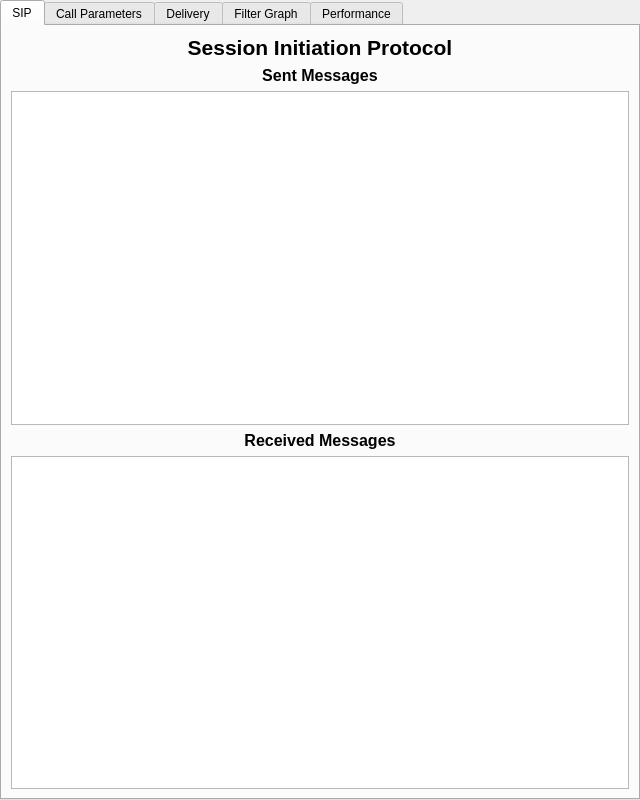
<?xml version="1.0" encoding="UTF-8"?>
<ui version="4.0">
 <class>StatisticsWindow</class>
 <widget class="QDialog" name="StatisticsWindow">
  <property name="geometry">
   <rect>
    <x>0</x>
    <y>0</y>
    <width>640</width>
    <height>800</height>
   </rect>
  </property>
  <property name="windowTitle">
   <string>Statistics</string>
  </property>
  <layout class="QGridLayout" name="gridLayout_5">
   <property name="leftMargin">
    <number>0</number>
   </property>
   <property name="topMargin">
    <number>0</number>
   </property>
   <property name="rightMargin">
    <number>0</number>
   </property>
   <property name="bottomMargin">
    <number>0</number>
   </property>
   <property name="spacing">
    <number>0</number>
   </property>
   <item row="0" column="0">
    <widget class="QTabWidget" name="Statistics_tabs">
     <property name="currentIndex">
      <number>0</number>
     </property>
     <widget class="QWidget" name="sip_tab">
      <attribute name="title">
       <string>SIP</string>
      </attribute>
      <layout class="QVBoxLayout" name="verticalLayout">
       <item>
        <widget class="QLabel" name="label_5">
         <property name="font">
          <font>
           <pointsize>16</pointsize>
           <weight>75</weight>
           <bold>true</bold>
          </font>
         </property>
         <property name="text">
          <string>Session Initiation Protocol</string>
         </property>
         <property name="alignment">
          <set>Qt::AlignCenter</set>
         </property>
        </widget>
       </item>
       <item>
        <widget class="QLabel" name="message_label">
         <property name="font">
          <font>
           <pointsize>12</pointsize>
           <weight>75</weight>
           <bold>true</bold>
          </font>
         </property>
         <property name="text">
          <string>Sent Messages</string>
         </property>
         <property name="alignment">
          <set>Qt::AlignCenter</set>
         </property>
        </widget>
       </item>
       <item>
        <widget class="QTableWidget" name="sent_list"/>
       </item>
       <item>
        <widget class="QLabel" name="label">
         <property name="font">
          <font>
           <pointsize>12</pointsize>
           <weight>75</weight>
           <bold>true</bold>
          </font>
         </property>
         <property name="text">
          <string>Received Messages</string>
         </property>
         <property name="alignment">
          <set>Qt::AlignCenter</set>
         </property>
        </widget>
       </item>
       <item>
        <widget class="QTableWidget" name="received_list"/>
       </item>
      </layout>
     </widget>
     <widget class="QWidget" name="parameters">
      <attribute name="title">
       <string>Call Parameters</string>
      </attribute>
      <layout class="QGridLayout" name="gridLayout_2">
       <item row="4" column="0">
        <widget class="QLabel" name="label_channels">
         <property name="text">
          <string>Audio Channels</string>
         </property>
        </widget>
       </item>
       <item row="3" column="1">
        <widget class="QLabel" name="value_samplerate">
         <property name="text">
          <string>0</string>
         </property>
        </widget>
       </item>
       <item row="3" column="0">
        <widget class="QLabel" name="label_samplerate">
         <property name="text">
          <string>Audio Samplerate</string>
         </property>
        </widget>
       </item>
       <item row="1" column="0">
        <widget class="QLabel" name="label_framerate">
         <property name="sizePolicy">
          <sizepolicy hsizetype="Preferred" vsizetype="Preferred">
           <horstretch>0</horstretch>
           <verstretch>0</verstretch>
          </sizepolicy>
         </property>
         <property name="text">
          <string>Camera Framerate:</string>
         </property>
        </widget>
       </item>
       <item row="7" column="0" colspan="2">
        <widget class="QLabel" name="label_outgoing">
         <property name="font">
          <font>
           <pointsize>12</pointsize>
           <weight>75</weight>
           <bold>true</bold>
          </font>
         </property>
         <property name="text">
          <string>Outgoing Streams</string>
         </property>
         <property name="alignment">
          <set>Qt::AlignCenter</set>
         </property>
        </widget>
       </item>
       <item row="1" column="1">
        <widget class="QLabel" name="value_framerate">
         <property name="sizePolicy">
          <sizepolicy hsizetype="Expanding" vsizetype="Preferred">
           <horstretch>0</horstretch>
           <verstretch>0</verstretch>
          </sizepolicy>
         </property>
         <property name="text">
          <string>0</string>
         </property>
        </widget>
       </item>
       <item row="0" column="0" colspan="2">
        <widget class="QLabel" name="heading_parameters">
         <property name="font">
          <font>
           <pointsize>16</pointsize>
           <weight>75</weight>
           <bold>true</bold>
          </font>
         </property>
         <property name="text">
          <string>Call Parameters</string>
         </property>
         <property name="alignment">
          <set>Qt::AlignCenter</set>
         </property>
        </widget>
       </item>
       <item row="2" column="0">
        <widget class="QLabel" name="label_resolution">
         <property name="text">
          <string>Camera Resolution:</string>
         </property>
        </widget>
       </item>
       <item row="2" column="1">
        <widget class="QLabel" name="value_resolution">
         <property name="text">
          <string>0x0</string>
         </property>
        </widget>
       </item>
       <item row="4" column="1">
        <widget class="QLabel" name="value_channels">
         <property name="text">
          <string>0</string>
         </property>
        </widget>
       </item>
       <item row="5" column="0" colspan="2">
        <widget class="QLabel" name="label_incoming">
         <property name="font">
          <font>
           <pointsize>12</pointsize>
           <weight>75</weight>
           <bold>true</bold>
          </font>
         </property>
         <property name="text">
          <string>Incoming Streams</string>
         </property>
         <property name="alignment">
          <set>Qt::AlignCenter</set>
         </property>
        </widget>
       </item>
       <item row="6" column="0" colspan="2">
        <widget class="QTableWidget" name="table_incoming"/>
       </item>
       <item row="8" column="0" colspan="2">
        <widget class="QTableWidget" name="table_outgoing"/>
       </item>
      </layout>
     </widget>
     <widget class="QWidget" name="Network">
      <attribute name="title">
       <string>Delivery</string>
      </attribute>
      <layout class="QGridLayout" name="gridLayout">
       <item row="0" column="0" colspan="2">
        <widget class="QLabel" name="label_4">
         <property name="font">
          <font>
           <pointsize>16</pointsize>
           <weight>75</weight>
           <bold>true</bold>
          </font>
         </property>
         <property name="text">
          <string>Delivery</string>
         </property>
         <property name="alignment">
          <set>Qt::AlignCenter</set>
         </property>
        </widget>
       </item>
       <item row="2" column="0">
        <widget class="QLabel" name="packets_received">
         <property name="minimumSize">
          <size>
           <width>160</width>
           <height>0</height>
          </size>
         </property>
         <property name="maximumSize">
          <size>
           <width>150</width>
           <height>16777215</height>
          </size>
         </property>
         <property name="text">
          <string>RTP frames received:</string>
         </property>
        </widget>
       </item>
       <item row="1" column="0">
        <widget class="QLabel" name="packets_sent">
         <property name="maximumSize">
          <size>
           <width>150</width>
           <height>16777215</height>
          </size>
         </property>
         <property name="text">
          <string>RTP frames sent:</string>
         </property>
        </widget>
       </item>
       <item row="5" column="0">
        <widget class="QLabel" name="data_received">
         <property name="maximumSize">
          <size>
           <width>150</width>
           <height>16777215</height>
          </size>
         </property>
         <property name="text">
          <string>Data received:</string>
         </property>
        </widget>
       </item>
       <item row="4" column="0">
        <widget class="QLabel" name="data_sent">
         <property name="maximumSize">
          <size>
           <width>150</width>
           <height>16777215</height>
          </size>
         </property>
         <property name="text">
          <string>Data sent:</string>
         </property>
        </widget>
       </item>
       <item row="7" column="0">
        <spacer name="network_spacer">
         <property name="orientation">
          <enum>Qt::Vertical</enum>
         </property>
         <property name="sizeHint" stdset="0">
          <size>
           <width>20</width>
           <height>548</height>
          </size>
         </property>
        </spacer>
       </item>
       <item row="1" column="1">
        <widget class="QLabel" name="packets_sent_value">
         <property name="sizePolicy">
          <sizepolicy hsizetype="Expanding" vsizetype="Preferred">
           <horstretch>0</horstretch>
           <verstretch>0</verstretch>
          </sizepolicy>
         </property>
         <property name="text">
          <string>0</string>
         </property>
        </widget>
       </item>
       <item row="5" column="1">
        <widget class="QLabel" name="data_received_value">
         <property name="text">
          <string>0</string>
         </property>
        </widget>
       </item>
       <item row="4" column="1">
        <widget class="QLabel" name="data_sent_value">
         <property name="text">
          <string>0</string>
         </property>
        </widget>
       </item>
       <item row="2" column="1">
        <widget class="QLabel" name="packets_received_value">
         <property name="text">
          <string>0</string>
         </property>
        </widget>
       </item>
       <item row="6" column="0" colspan="2">
        <widget class="ChartPainter" name="bandwidth_chart">
         <property name="minimumSize">
          <size>
           <width>300</width>
           <height>180</height>
          </size>
         </property>
         <property name="frameShape">
          <enum>QFrame::StyledPanel</enum>
         </property>
         <property name="frameShadow">
          <enum>QFrame::Raised</enum>
         </property>
        </widget>
       </item>
      </layout>
     </widget>
     <widget class="QWidget" name="Filters">
      <attribute name="title">
       <string>Filter Graph</string>
      </attribute>
      <layout class="QGridLayout" name="gridLayout_4">
       <item row="4" column="0" colspan="2">
        <widget class="QTableWidget" name="filterTable"/>
       </item>
       <item row="2" column="0">
        <widget class="QLabel" name="label_buffers">
         <property name="text">
          <string>Packets in buffers:</string>
         </property>
        </widget>
       </item>
       <item row="2" column="1">
        <widget class="QLabel" name="value_buffers">
         <property name="sizePolicy">
          <sizepolicy hsizetype="Minimum" vsizetype="Preferred">
           <horstretch>0</horstretch>
           <verstretch>0</verstretch>
          </sizepolicy>
         </property>
         <property name="text">
          <string>0</string>
         </property>
        </widget>
       </item>
       <item row="3" column="0">
        <spacer name="verticalSpacer_3">
         <property name="orientation">
          <enum>Qt::Vertical</enum>
         </property>
         <property name="sizeType">
          <enum>QSizePolicy::Preferred</enum>
         </property>
         <property name="sizeHint" stdset="0">
          <size>
           <width>5</width>
           <height>5</height>
          </size>
         </property>
        </spacer>
       </item>
       <item row="1" column="0">
        <widget class="QLabel" name="label_dropped">
         <property name="sizePolicy">
          <sizepolicy hsizetype="Preferred" vsizetype="Preferred">
           <horstretch>0</horstretch>
           <verstretch>0</verstretch>
          </sizepolicy>
         </property>
         <property name="text">
          <string>Packets dropped:</string>
         </property>
        </widget>
       </item>
       <item row="1" column="1">
        <widget class="QLabel" name="value_dropped">
         <property name="sizePolicy">
          <sizepolicy hsizetype="Expanding" vsizetype="Preferred">
           <horstretch>0</horstretch>
           <verstretch>0</verstretch>
          </sizepolicy>
         </property>
         <property name="text">
          <string>0</string>
         </property>
        </widget>
       </item>
       <item row="0" column="0" colspan="2">
        <widget class="QLabel" name="label_2">
         <property name="font">
          <font>
           <pointsize>16</pointsize>
           <weight>75</weight>
           <bold>true</bold>
          </font>
         </property>
         <property name="text">
          <string>Filter Graph</string>
         </property>
         <property name="alignment">
          <set>Qt::AlignCenter</set>
         </property>
        </widget>
       </item>
      </layout>
     </widget>
     <widget class="QWidget" name="Performance">
      <attribute name="title">
       <string>Performance</string>
      </attribute>
      <layout class="QGridLayout" name="gridLayout_3">
       <item row="9" column="1">
        <widget class="ChartPainter" name="a_delay_chart">
         <property name="sizePolicy">
          <sizepolicy hsizetype="Preferred" vsizetype="Expanding">
           <horstretch>0</horstretch>
           <verstretch>0</verstretch>
          </sizepolicy>
         </property>
         <property name="minimumSize">
          <size>
           <width>300</width>
           <height>120</height>
          </size>
         </property>
         <property name="frameShape">
          <enum>QFrame::StyledPanel</enum>
         </property>
         <property name="frameShadow">
          <enum>QFrame::Raised</enum>
         </property>
        </widget>
       </item>
       <item row="9" column="0">
        <widget class="ChartPainter" name="v_delay_chart">
         <property name="sizePolicy">
          <sizepolicy hsizetype="Preferred" vsizetype="Expanding">
           <horstretch>0</horstretch>
           <verstretch>0</verstretch>
          </sizepolicy>
         </property>
         <property name="minimumSize">
          <size>
           <width>300</width>
           <height>120</height>
          </size>
         </property>
         <property name="frameShape">
          <enum>QFrame::StyledPanel</enum>
         </property>
         <property name="frameShadow">
          <enum>QFrame::Raised</enum>
         </property>
        </widget>
       </item>
       <item row="5" column="0">
        <widget class="QSlider" name="update_tail">
         <property name="minimum">
          <number>1</number>
         </property>
         <property name="maximum">
          <number>10</number>
         </property>
         <property name="pageStep">
          <number>3</number>
         </property>
         <property name="value">
          <number>5</number>
         </property>
         <property name="orientation">
          <enum>Qt::Horizontal</enum>
         </property>
         <property name="tickPosition">
          <enum>QSlider::TicksBelow</enum>
         </property>
         <property name="tickInterval">
          <number>1</number>
         </property>
        </widget>
       </item>
       <item row="8" column="0">
        <widget class="ChartPainter" name="v_bitrate_chart">
         <property name="sizePolicy">
          <sizepolicy hsizetype="Preferred" vsizetype="Expanding">
           <horstretch>0</horstretch>
           <verstretch>0</verstretch>
          </sizepolicy>
         </property>
         <property name="minimumSize">
          <size>
           <width>300</width>
           <height>120</height>
          </size>
         </property>
         <property name="frameShape">
          <enum>QFrame::StyledPanel</enum>
         </property>
         <property name="frameShadow">
          <enum>QFrame::Raised</enum>
         </property>
        </widget>
       </item>
       <item row="2" column="0" colspan="2">
        <widget class="QLabel" name="label_3">
         <property name="font">
          <font>
           <pointsize>16</pointsize>
           <weight>75</weight>
           <bold>true</bold>
          </font>
         </property>
         <property name="text">
          <string>Performance</string>
         </property>
         <property name="alignment">
          <set>Qt::AlignCenter</set>
         </property>
        </widget>
       </item>
       <item row="4" column="0">
        <widget class="QSlider" name="update_period">
         <property name="minimum">
          <number>100</number>
         </property>
         <property name="maximum">
          <number>2000</number>
         </property>
         <property name="singleStep">
          <number>100</number>
         </property>
         <property name="pageStep">
          <number>500</number>
         </property>
         <property name="value">
          <number>1000</number>
         </property>
         <property name="tracking">
          <bool>true</bool>
         </property>
         <property name="orientation">
          <enum>Qt::Horizontal</enum>
         </property>
         <property name="invertedAppearance">
          <bool>false</bool>
         </property>
         <property name="invertedControls">
          <bool>false</bool>
         </property>
         <property name="tickPosition">
          <enum>QSlider::TicksBelow</enum>
         </property>
         <property name="tickInterval">
          <number>100</number>
         </property>
        </widget>
       </item>
       <item row="7" column="0">
        <widget class="QLabel" name="label_7">
         <property name="font">
          <font>
           <pointsize>16</pointsize>
           <weight>75</weight>
           <bold>true</bold>
          </font>
         </property>
         <property name="text">
          <string>Video</string>
         </property>
         <property name="alignment">
          <set>Qt::AlignCenter</set>
         </property>
        </widget>
       </item>
       <item row="7" column="1">
        <widget class="QLabel" name="label_6">
         <property name="font">
          <font>
           <pointsize>16</pointsize>
           <weight>75</weight>
           <bold>true</bold>
          </font>
         </property>
         <property name="text">
          <string>Audio</string>
         </property>
         <property name="alignment">
          <set>Qt::AlignCenter</set>
         </property>
        </widget>
       </item>
       <item row="10" column="0">
        <widget class="ChartPainter" name="v_framerate_chart">
         <property name="sizePolicy">
          <sizepolicy hsizetype="Preferred" vsizetype="Expanding">
           <horstretch>0</horstretch>
           <verstretch>0</verstretch>
          </sizepolicy>
         </property>
         <property name="minimumSize">
          <size>
           <width>300</width>
           <height>120</height>
          </size>
         </property>
         <property name="frameShape">
          <enum>QFrame::StyledPanel</enum>
         </property>
         <property name="frameShadow">
          <enum>QFrame::Raised</enum>
         </property>
        </widget>
       </item>
       <item row="5" column="1">
        <widget class="QLabel" name="update_tail_label">
         <property name="sizePolicy">
          <sizepolicy hsizetype="Preferred" vsizetype="Minimum">
           <horstretch>0</horstretch>
           <verstretch>0</verstretch>
          </sizepolicy>
         </property>
         <property name="text">
          <string>Sample Window length: 5x</string>
         </property>
        </widget>
       </item>
       <item row="8" column="1">
        <widget class="ChartPainter" name="a_bitrate_chart">
         <property name="sizePolicy">
          <sizepolicy hsizetype="Preferred" vsizetype="Expanding">
           <horstretch>0</horstretch>
           <verstretch>0</verstretch>
          </sizepolicy>
         </property>
         <property name="minimumSize">
          <size>
           <width>300</width>
           <height>120</height>
          </size>
         </property>
         <property name="frameShape">
          <enum>QFrame::StyledPanel</enum>
         </property>
         <property name="frameShadow">
          <enum>QFrame::Raised</enum>
         </property>
        </widget>
       </item>
       <item row="4" column="1">
        <widget class="QLabel" name="update_period_label">
         <property name="sizePolicy">
          <sizepolicy hsizetype="Expanding" vsizetype="Minimum">
           <horstretch>0</horstretch>
           <verstretch>0</verstretch>
          </sizepolicy>
         </property>
         <property name="text">
          <string>Update Period: 1 s</string>
         </property>
        </widget>
       </item>
       <item row="6" column="0" colspan="2">
        <widget class="Line" name="line">
         <property name="orientation">
          <enum>Qt::Horizontal</enum>
         </property>
        </widget>
       </item>
      </layout>
     </widget>
    </widget>
   </item>
  </layout>
 </widget>
 <customwidgets>
  <customwidget>
   <class>ChartPainter</class>
   <extends>QFrame</extends>
   <header>ui/gui/chartpainter.h</header>
   <container>1</container>
  </customwidget>
 </customwidgets>
 <resources/>
 <connections/>
</ui>
